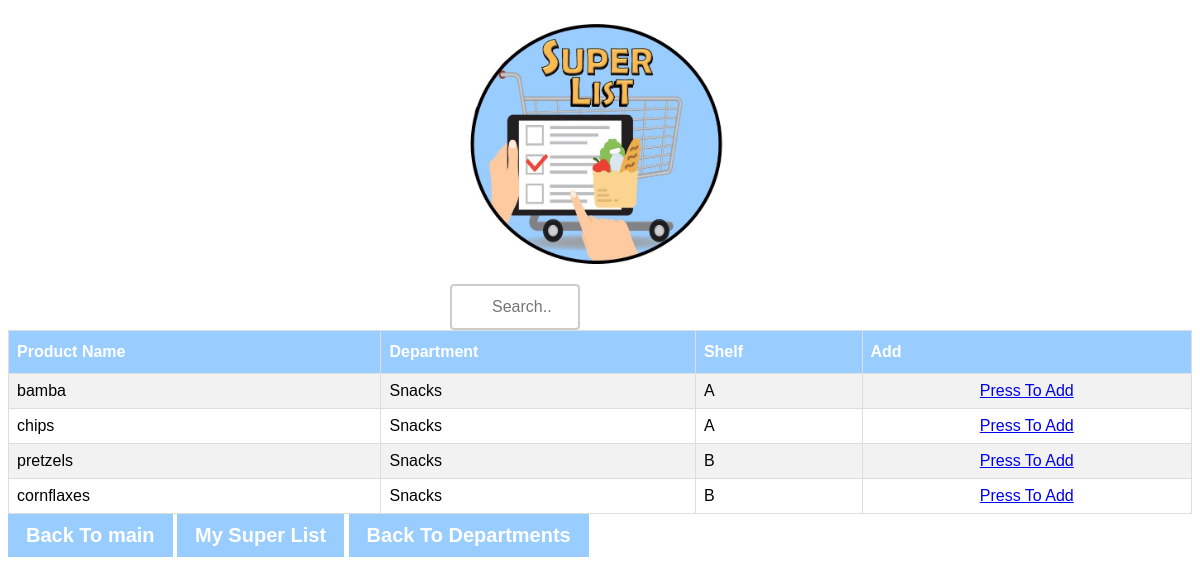
Screenshot of /allproductsmenu/Snacks with the database file from the repository.
### tables this page shows
CREATE TABLE allproducts( product TEXT ,locationname TEXT ,locationnum INTEGER    NOT NULL ,shelf TEXT );

### app6.py (the view)
@app.route("/allproductsmenu/<department>", methods = ["GET"])
def choose_department(department):
    if request.method == 'GET':
        data = allproducts.get_products(department)
        search = ""
        try:
            search = request.args.get("search")
        except:
            print("Wasn't Found")
        if search != None:
            data = allproducts.get_products(search)
        return render_template("allproducts.html", data=data)

### DataBase.py (called while the page is built)
    def creat_product(self,data, pname, pclass, shelf):
        product = {
            'pname': pname,
            'pclass': pclass,
            'shelf': shelf
        }
        data.append(product)
        return data

    def get_products(self, location):
        conn = sqlite3.connect('Super_List_Data_Base.db')
        strsql = "SELECT * from " + self.__tablename + ";"
        print(strsql)
        cursor = conn.execute(strsql)
        productlist = ["", "Fruits and Vegetables", "Drinks", "Meat, Chicken and Fish", "Bread", "Milk, Cheese and Eggs","Snacks"]
        list =[]
        if not location:
            for row in cursor:
                list = self.creat_product(list, row[0], row[1], row[3])
        elif location not in productlist:
            for row in cursor:
                if row[0] == location:
                    list = self.creat_product(list, row[0], row[1], row[3])
        else:
            for row in cursor:
                if row[1] == location:
                    list = self.creat_product(list, row[0], row[1], row[3])
        return list

### templates/allproducts.html (shortened to what this page needs)
<!DOCTYPE html>
<html lang="en">
<head>
</head>
<body>
    <div class="imgcontainer">
        <img src="../static\project logo2.jpg" alt="Logo" class="logo">
    </div>
<form style="margin:auto;max-width:300px">
    <input type="text" placeholder="Search.." name="search">
</form>
<table id="productlist">
  <tr>
      <th>Product Name</th>
      <th>Department</th>
      <th>Shelf</th>
      <th>Add</th>
  </tr>
  {% for item in data %}
    <tr>
          <td>{{item.pname}}</td>
          <td>{{item.pclass}}</td>
          <td>{{item.shelf}}</td>
          <td style="text-align:center;"><a href ="/allproductsmenu/{{item.pclass}}/insert/{{item.pname}}">Press To Add</a></td>
    </tr>
  {% endfor %}
</table>
<button type="button" class="nextbutton" style="text-align:center;" onclick="location.href='/main'"><b>Back To main</b></button>
<button type="button" class="nextbutton" style="text-align:center;" onclick="location.href='/mysuperlist'"><b>My Super List</b></button>
<button type="button" class="nextbutton" style="text-align:center;" onclick="location.href='/allproductsmenu'"><b>Back To Departments</b></button>
</body>
</html>

### templates/allproducts.html (style rules this page uses)
body { font-family: Arial, Helvetica, sans-serif; }
#productlist { font-family: Arial, Helvetica, sans-serif; border-collapse: collapse; width: 100%; }
#productlist td, #productlist th { border: 1px solid #ddd; padding: 8px; }
#productlist tr:nth-child(even) { background-color: #f2f2f2; }
#productlist th { padding-top: 12px; padding-bottom: 12px; text-align: left; background-color: #99CDFF; color: white; }
button { background-color: #99CDFF; color: white; padding: 14px 20px; margin: 8px 0; border: none; cursor: pointer; width: 100%; }
.nextbutton { position: -webkit-sticky; position: sticky; bottom: 0; padding: 50px; font-size: 20px; width: auto; margin: 0 auto; padding: 10px 18px; background-color: #99CDFF; }
.imgcontainer { text-align: center; margin: 24px 0 12px 0; }
img.logo { width: 25%; border-radius: 30%; }
input[type=text] { width: 130px; box-sizing: border-box; border: 2px solid #ccc; border-radius: 4px; font-size: 16px; background-color: white; background-image: url('searchicon.png'); background-position: 10px 10px; background-repeat: no-repeat; padding: 12px 20px 12px 40px; -webkit-transition: width 0.4s ease-in-out; transition: width 0.4s ease-in-out; }

### rows the page displays
allproducts: pname "bamba", pclass "Snacks", shelf "A"
allproducts: pname "chips", pclass "Snacks", shelf "A"
allproducts: pname "pretzels", pclass "Snacks", shelf "B"
allproducts: pname "cornflaxes", pclass "Snacks", shelf "B"
